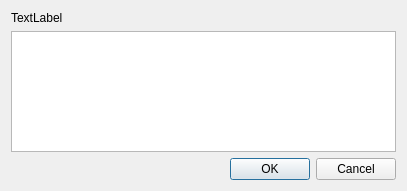
<?xml version="1.0" encoding="UTF-8"?>
<ui version="4.0">
 <class>SVDBDialogAddDependentElements</class>
 <widget class="QDialog" name="SVDBDialogAddDependentElements">
  <property name="geometry">
   <rect>
    <x>0</x>
    <y>0</y>
    <width>407</width>
    <height>191</height>
   </rect>
  </property>
  <property name="windowTitle">
   <string>Dialog</string>
  </property>
  <layout class="QVBoxLayout" name="verticalLayout">
   <item>
    <widget class="QLabel" name="labelText">
     <property name="text">
      <string>TextLabel</string>
     </property>
    </widget>
   </item>
   <item>
    <widget class="QListWidget" name="listWidget"/>
   </item>
   <item>
    <widget class="QDialogButtonBox" name="buttonBox">
     <property name="orientation">
      <enum>Qt::Horizontal</enum>
     </property>
     <property name="standardButtons">
      <set>QDialogButtonBox::Cancel|QDialogButtonBox::Ok</set>
     </property>
    </widget>
   </item>
  </layout>
 </widget>
 <resources/>
 <connections>
  <connection>
   <sender>buttonBox</sender>
   <signal>accepted()</signal>
   <receiver>SVDBDialogAddDependentElements</receiver>
   <slot>accept()</slot>
   <hints>
    <hint type="sourcelabel">
     <x>248</x>
     <y>254</y>
    </hint>
    <hint type="destinationlabel">
     <x>157</x>
     <y>274</y>
    </hint>
   </hints>
  </connection>
  <connection>
   <sender>buttonBox</sender>
   <signal>rejected()</signal>
   <receiver>SVDBDialogAddDependentElements</receiver>
   <slot>reject()</slot>
   <hints>
    <hint type="sourcelabel">
     <x>316</x>
     <y>260</y>
    </hint>
    <hint type="destinationlabel">
     <x>286</x>
     <y>274</y>
    </hint>
   </hints>
  </connection>
 </connections>
</ui>
